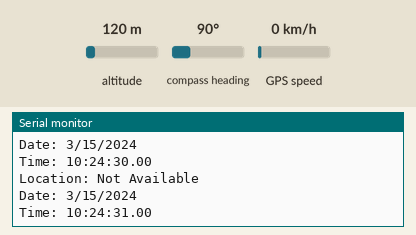
Recording of a sketch running on a simulated Arduino Mega 2560, built with avr-gcc and run on an emulated ATmega2560. On the bench: the last lines printed to the serial monitor. Inputs (shaded band) come from the test bench; at power-on: altitude 120 m, compass heading 90°, GPS speed 0 km/h. The GPS gets a fix after 3 s at 37.7749, -122.4194 with 8 satellites.

Above: at 1.2 s.
1.3 s: altitude set to 20 m
At 2.9 s:
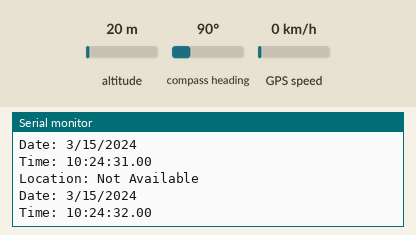
4.6 s: altitude set to 250 m
At 6.1 s:
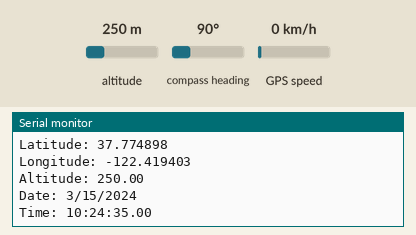
Timing chart, 0 to 7.6 s (numbered marks = the images above; inputs shaded):
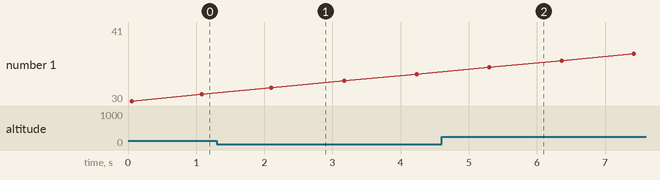

The sketch:

test-gps.ino
```cpp
/*

Urutan test no 5
Program test untuk gps di Arduino Mega2560
buka serial monitor dengan baudrate 9600 untuk melihat data yang terkirim
akan muncul:

-- belum 3D Fix -- (silahkan tunggu atau coba keluar ruangan untuk dapat sinyal)
Location: Not Available
Date: Not Available
Time: Not Available

-- sudah 3D Fix --
Latitude: xxx
Longitude: xxx
Altitude: xxx
Date: xxx
Time: xxx

kalau tidak dapat di upload atau data tidak muncul pastikan:
driver telah terinstall dengan baik
memilih Mega2560 di board selection
pilih COM yang terdeteksi dengan benar
pilih baudrate pada serial monitor 9600
pastikan koneksinya adalah
Mega2560-TX -> Neo6M-RX
Mega2560-RX <- Neo6M-TX

sudah mengcopy library ke folder ../Arduino/libraries

2black0@gmail.com
http://robot-terbang.web.id

*/

#include <TinyGPS++.h>

TinyGPSPlus gps;

void setup()
{
  Serial.begin(9600);
  Serial1.begin(9600);
}

void loop()
{
  while (Serial1.available() > 0)
  {
    if (gps.encode(Serial1.read()))
      displayInfo();
  }

  if (millis() > 5000 && gps.charsProcessed() < 10)
  {
    Serial.println("No GPS detected");
    while (true)
      ;
  }
}

void displayInfo()
{
  if (gps.location.isValid())
  {
    Serial.print("Latitude: ");
    Serial.println(gps.location.lat(), 6);
    Serial.print("Longitude: ");
    Serial.println(gps.location.lng(), 6);
    Serial.print("Altitude: ");
    Serial.println(gps.altitude.meters());
  }
  else
  {
    Serial.println("Location: Not Available");
  }

  Serial.print("Date: ");
  if (gps.date.isValid())
  {
    Serial.print(gps.date.month());
    Serial.print("/");
    Serial.print(gps.date.day());
    Serial.print("/");
    Serial.println(gps.date.year());
  }
  else
  {
    Serial.println("Not Available");
  }

  Serial.print("Time: ");
  if (gps.time.isValid())
  {
    if (gps.time.hour() < 10)
      Serial.print(F("0"));
    Serial.print(gps.time.hour());
    Serial.print(":");
    if (gps.time.minute() < 10)
      Serial.print(F("0"));
    Serial.print(gps.time.minute());
    Serial.print(":");
    if (gps.time.second() < 10)
      Serial.print(F("0"));
    Serial.print(gps.time.second());
    Serial.print(".");
    if (gps.time.centisecond() < 10)
      Serial.print(F("0"));
    Serial.println(gps.time.centisecond());
  }
  else
  {
    Serial.println("Not Available");
  }

  Serial.println();
  Serial.println();
  delay(1000);
}
```

Measured:
- after the input at 4.6 s, the serial monitor: prints a new line after 0.66 s (image 2)
